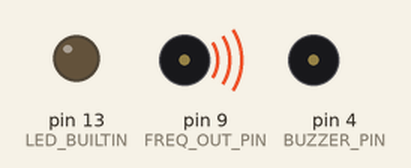
This sketch was run on a simulated Arduino Uno, built with avr-gcc and run on an emulated ATmega328P. Parts: output pins drawn as LEDs (lit = HIGH), buzzer (waves = sounding, pin HIGH). Pins used as bus, display or sensor lines are not drawn; what the sketch prints to the serial monitor is not drawn.

Above: at 0.1 s.
Timing chart, 0 to 1.6 s (numbered marks = the images above):
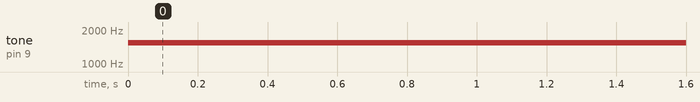

The sketch:

s_code.ino
```cpp
#define FREQ_OUT_PIN 9 // Frequency output pin.
#define BUZZER_PIN 4 // Buzzer pin to indicate end of process.
#define WAIT_DELAY 300000 // Wait delay between each frequency in millisecond (preferably 5 - 15 minutes each frequency).

int FREQS_LIST_COUNT = 9; // Number of frequencies in the list below. Used to allocate memory, and to loop through frequency list.
int FREQS_LIST[9] = {1550,880,802,832,787,776,422,727,20}; // List of frequencies to use (in this example frequencies to cure Constipation), you can find a full list of frequencies in other files.

void setup() {
  Serial.begin(9600);
  pinMode(FREQ_OUT_PIN, OUTPUT);
  pinMode(LED_BUILTIN, OUTPUT);
  pinMode(BUZZER_PIN, OUTPUT);
}

void loop() {
  Serial.println("PROCESS STARTED.");

  // Main program loop.
  for(int i = 0; i < FREQS_LIST_COUNT; i++) {
    Serial.print(set_frequency(FREQS_LIST[i]));
    Serial.println(" HZ");
    delay(WAIT_DELAY);

    // Blink to indicate change of frequency.
    digitalWrite(LED_BUILTIN, HIGH);
    delay(100);
    digitalWrite(LED_BUILTIN, LOW);
  }

  // Buzzer to indicate end of process. Repeating the same process after a while.
  tone(BUZZER_PIN, 100);
  Serial.println("DONE PROCESSING. REPEATING AFTER 30 SECONDS.");
  delay(30000);
  noTone(BUZZER_PIN);
}

// Frequency generation function (References: https://playground.arduino.cc/Main/TimerPWMCheatsheet/, https://www.instructables.com/Arduino-Timer-Interrupts/).
long set_frequency(long freq) {
  TCCR1A = 0b01000000;
  uint16_t ocr;

  if(freq < 134) {
    TCCR1B = 0b00001010;
    ocr = 1000000UL/freq - 1;
    freq = 1000000UL/(ocr+1);
  } else {
    TCCR1B = 0b00001001;
    ocr = 8000000UL/freq - 1;
    freq = 8000000UL/(ocr+1);
  }

  OCR1AH = highByte(ocr);
  OCR1AL = lowByte(ocr);
  TIMSK1 = 0;

  return freq;
}
```

Measured:
- by itself, tone on pin 9 (FREQ_OUT_PIN): silent → 1550 Hz at 0.00 s
